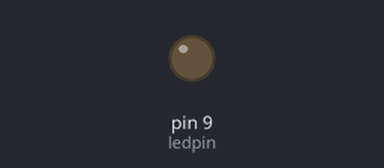
Simulated run of this sketch. Board: Arduino Uno, built with avr-gcc and run on an emulated ATmega328P. Shown: output pins drawn as LEDs (lit = HIGH).

Above: at 0.15 s.
At 39.54 s:
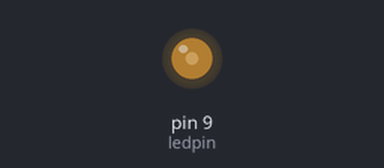
Timing chart, 0 to 39.4 s (numbered marks = the images above):
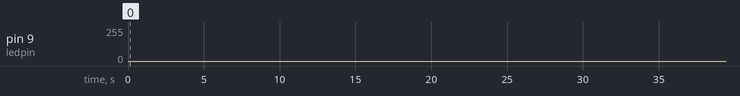

The sketch:

toggle_led.ino
```cpp
const int ledpin = 9;

void setup(){
  pinMode(ledpin,OUTPUT);

}
void loop(){
  for (int i = 0;i<= 255;i++){
  analogWrite(ledpin,i);
  delay(5);

    for(int i = 255;i>=0;i--){
      analogWrite(ledpin,i);
      delay(5);
    }

  }


}
```
